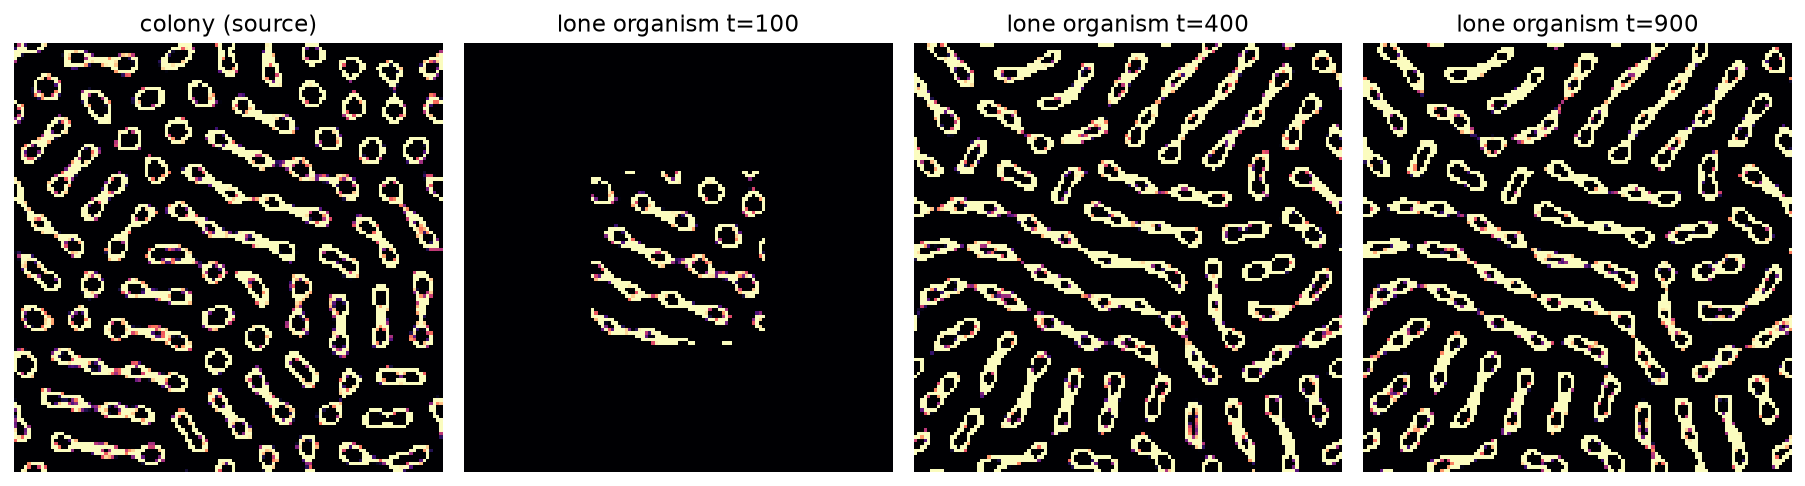

Generate this figure with Python:
"""glide.py — вырезать одиночную орбу и дать ей ползти.

Продолжение i21: адиабатика дала ПОПУЛЯЦИЮ удлинённых орб —
но классический Orbium это одиночный блуждающий организм.
Здесь: выращиваем колонию, вырезаем один blob (flood fill),
пересаживаем в пустое поле, следим за центроидом.

Вердикт: организм жив (масса+структура) И центроид смещается
(gliding) — или жив и стоит (stationary soliton — тоже
результат, у Chan такие есть).
"""

import numpy as np
from collections import deque

from orbium import fft_kernel, speckle, step, N, R

MU, SIGMA = 0.15, 0.015


def grow_colony(rng):
    Fk = fft_kernel()
    A = speckle(rng)
    for _ in range(300):
        A = step(A, Fk, 0.135, 0.03)
    for i in range(600):
        f = i / 600
        A = step(A, Fk, 0.135 + 0.015 * f, 0.03 - 0.015 * f)
    return A


def biggest_blob(A, thr=0.15):
    """Flood-fill по клеткам > thr; возвращает маску и бокс
    самого массивного связного организма."""
    seen = np.zeros_like(A, bool)
    best, bbest = None, 0
    for y0 in range(N):
        for x0 in range(N):
            if A[y0, x0] > thr and not seen[y0, x0]:
                q = deque([(y0, x0)])
                seen[y0, x0] = True
                cells = []
                while q:
                    y, x = q.popleft()
                    cells.append((y, x))
                    for dy, dx in ((1, 0), (-1, 0), (0, 1), (0, -1)):
                        ny, nx = y + dy, x + dx
                        if 0 <= ny < N and 0 <= nx < N \
                                and A[ny, nx] > thr and not seen[ny, nx]:
                            seen[ny, nx] = True
                            q.append((ny, nx))
                if len(cells) > bbest:
                    bbest = len(cells)
                    best = cells
    if not best:
        return None
    mask = np.zeros_like(A, bool)
    for y, x in best:
        mask[y, x] = True
    return mask


def centroid(A):
    s = A.sum()
    y, x = np.indices(A.shape)
    return (y * A).sum() / s, (x * A).sum() / s


if __name__ == '__main__':
    import matplotlib.pyplot as plt
    rng = np.random.default_rng(7)
    colony = grow_colony(rng)
    mask = biggest_blob(colony)
    assert mask is not None, 'no organism found'

    # пересадка: blob -> центр пустого поля с полем-окном 4R
    ys, xs = np.where(mask)
    cy, cx = int(ys.mean()), int(xs.mean())
    h = 2 * R
    donor = colony[max(0, cy - h):cy + h, max(0, cx - h):cx + h]
    A = np.zeros((N, N))
    oy, ox = donor.shape
    A[N // 2 - oy // 2:N // 2 - oy // 2 + oy,
      N // 2 - ox // 2:N // 2 - ox // 2 + ox] = donor

    Fk = fft_kernel()
    path = [centroid(A)]
    snaps = [A.copy()]
    for i in range(900):
        A = step(A, Fk, MU, SIGMA)
        if i % 100 == 99:
            path.append(centroid(A))
            snaps.append(A.copy())

    drift = np.hypot(path[-1][0] - path[0][0],
                     path[-1][1] - path[0][1])
    dists = [np.hypot(path[i + 1][0] - path[i][0],
                      path[i + 1][1] - path[i][1])
             for i in range(len(path) - 1)]
    alive = A.sum() > 50 and A.std() > 0.05
    recolonized = A.sum() > 10 * mask.sum()
    print(f'blob: {mask.sum()} cells; alive={alive} '
          f'mass={A.sum():.0f}; total drift {drift:.1f} cells '
          f'(per-100: {[f"{d:.1f}" for d in dists]})')
    print('VERDICT:', 'GLIDES' if alive and drift > 5 else
          ('RECOLONIZED — colonial regime, not a soliton'
           if recolonized else
           ('STATIONARY but alive' if alive else 'DIED')))

    fig, axes = plt.subplots(1, 4, figsize=(13, 3.4))
    axes[0].imshow(colony, cmap='magma', vmin=0, vmax=1)
    axes[0].set_title('colony (source)')
    for ax, s, t in zip(axes[1:], snaps[::3], ('t=100', 't=400', 't=900')):
        ax.imshow(s, cmap='magma', vmin=0, vmax=1)
        ax.set_title(f'lone organism {t}')
    for ax in axes:
        ax.axis('off')
    fig.tight_layout()
    import os
    fig.savefig(os.path.join(os.path.dirname(
        os.path.abspath(__file__)), 'glide.png'),
        dpi=140, bbox_inches='tight')
